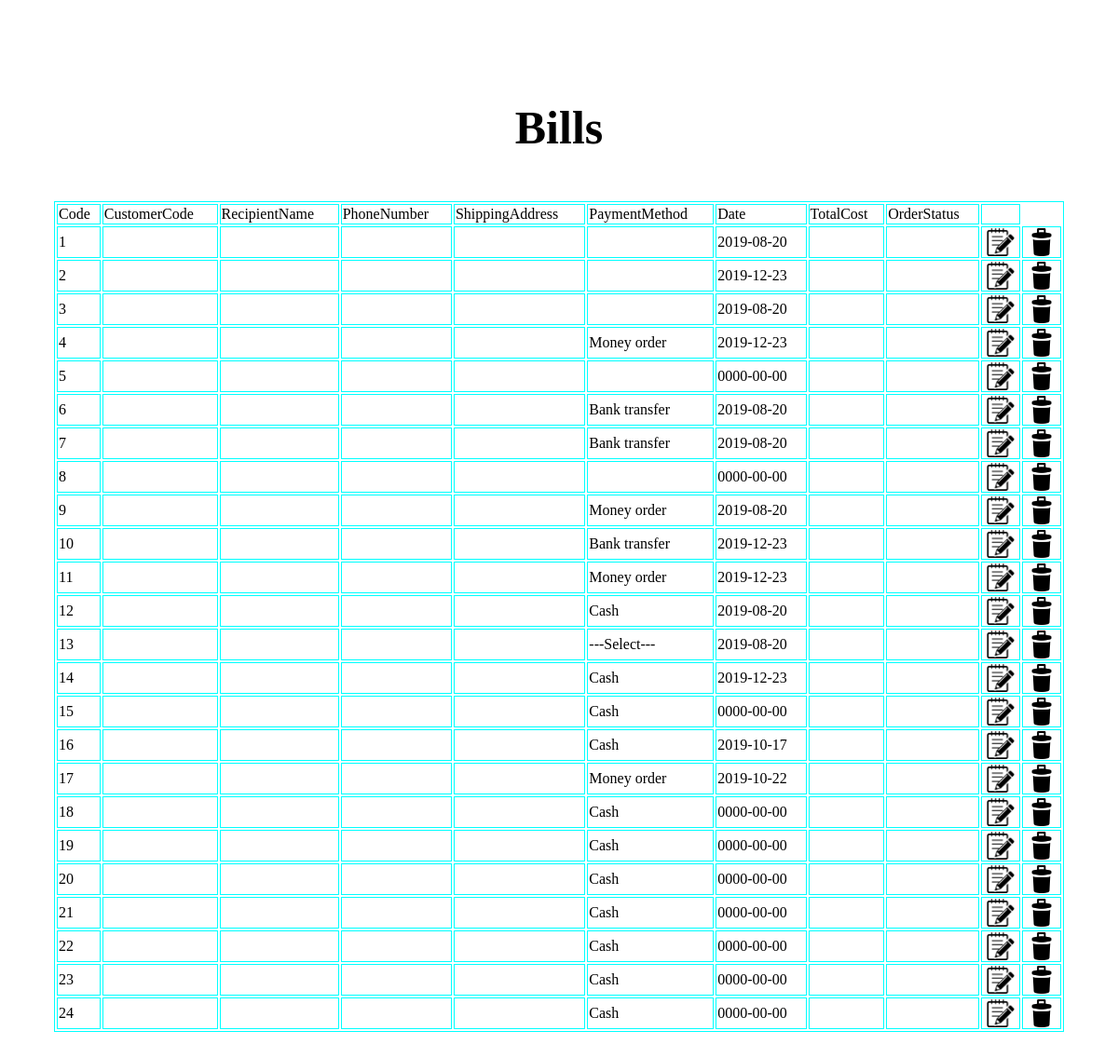
The app's page /admin-bills.php with its own data.
### tables this page shows
CREATE TABLE `bills` (
  `Code` int(11) NOT NULL,
  `PaymentMethod` varchar(100) NOT NULL,
  `DeliveryMethod` varchar(100) NOT NULL,
  `Date` date NOT NULL,
  `TotalPrice` varchar(100) NOT NULL
);

### admin-bills.php (the view, shortened to what this page needs)
<!DOCTYPE html PUBLIC "-//W3C//DTD XHTML 1.0 Transitional//EN" "http://www.w3.org/TR/xhtml1/DTD/xhtml1-transitional.dtd">
<html xmlns="http://www.w3.org/1999/xhtml">
<head>
    <link rel="stylesheet" href="//code.jquery.com/ui/1.12.1/themes/base/jquery-ui.css" />
    <link rel="stylesheet" href="/resources/demos/style.css" />
</head>
<center>
    <body>
        <div id="register" style="width:auto; padding:50px">
            <h3 style="font-size: 50px">Bills</h3>
            <?php
            include("include/open.php");
            $strSelectB = "select * from bills";
            $resultB = mysqli_query($conn, $strSelectB);
            ?>
            <form>
                <table border="1" bordercolor="#00FFFF" style="width: 100%">
                    <tr>
                        <td>Code</td>
                        <td>CustomerCode</td>
                        <td>RecipientName</td>
                        <td>PhoneNumber</td>
                        <td>ShippingAddress</td>
                        <td>PaymentMethod</td>
                        <td>Date</td>
                        <td>TotalCost</td>
                        <td>OrderStatus</td>
                        <td></td>
                    </tr>
                    <?php
                    while ($row = mysqli_fetch_array($resultB)) {
                    ?>
                        <tr>
                            <td><?php echo $row["Code"]; ?></td>
                            <td><?php echo $row["CustomerCode"]; ?></td>
                            <td><?php echo $row["RecipientName"]; ?></td>
                            <td><?php echo $row["PhoneNumber"]; ?></td>
                            <td><?php echo $row["ShippingAddress"]; ?></td>
                            <td><?php echo $row["PaymentMethod"]; ?></td>
                            <td><?php echo $row["Date"]; ?></td>
                            <td><?php echo $row["TotalCost"]; ?></td>
                            <td><?php echo $row["OrderStatus"]; ?></td>
                            <td>
                                <center><a href="admin.php?tem=8&Code=<?php echo $row["Code"]; ?>">
                                        <img src="web-images/edit.png" ; style="height:30px; width:30px;" />
                                    </a></center>
                            </td>
                            <td>
                                <center><a href="delete.php?Code=<?php echo $row["Code"]; ?>" onclick="return confirm('Delete')">
                                        <img src="web-images/download.png" ; style="height:30px; width:30px" />
                                    </a></center>
                            </td>
                        </tr>
                    <?php
                    }
                    ?>
                </table>
            </form>
        </div>
    </body>
</center>
</html>

### style.css (style rules this page uses)
html { scroll-behavior: smooth; }
* { box-sizing: border-box; }

### records on screen
bills: Code "1", Date "2019-08-20"
bills: Code "2", Date "2019-12-23"
bills: Code "3", Date "2019-08-20"
bills: Code "4", PaymentMethod "Money order", Date "2019-12-23"
bills: Code "5", Date "0000-00-00"
bills: Code "6", PaymentMethod "Bank transfer", Date "2019-08-20"
bills: Code "7", PaymentMethod "Bank transfer", Date "2019-08-20"
bills: Code "8", Date "0000-00-00"
bills: Code "9", PaymentMethod "Money order", Date "2019-08-20"
bills: Code "10", PaymentMethod "Bank transfer", Date "2019-12-23"
bills: Code "11", PaymentMethod "Money order", Date "2019-12-23"
bills: Code "12", PaymentMethod "Cash", Date "2019-08-20"
bills: Code "13", PaymentMethod "---Select---", Date "2019-08-20"
bills: Code "14", PaymentMethod "Cash", Date "2019-12-23"
bills: Code "15", PaymentMethod "Cash", Date "0000-00-00"
bills: Code "16", PaymentMethod "Cash", Date "2019-10-17"
bills: Code "17", PaymentMethod "Money order", Date "2019-10-22"
bills: Code "18", PaymentMethod "Cash", Date "0000-00-00"
bills: Code "19", PaymentMethod "Cash", Date "0000-00-00"
bills: Code "20", PaymentMethod "Cash", Date "0000-00-00"
bills: Code "21", PaymentMethod "Cash", Date "0000-00-00"
bills: Code "22", PaymentMethod "Cash", Date "0000-00-00"
bills: Code "23", PaymentMethod "Cash", Date "0000-00-00"
bills: Code "24", PaymentMethod "Cash", Date "0000-00-00"
